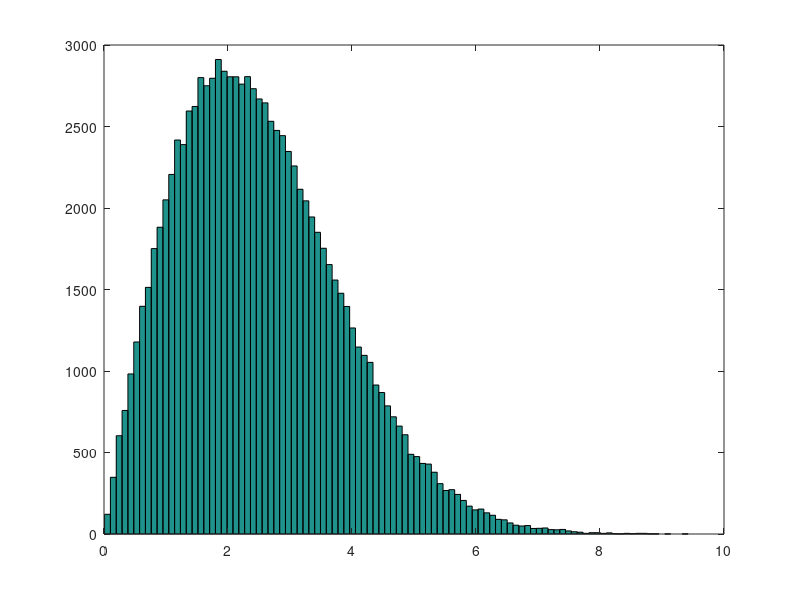

Reproduce this figure in MATLAB.
w=rand(1,100000);% distr unif 0,1
b=2; % el pxi
w=sqrt(-2*b^2*log(1-w));%valores con distri Rayleigh
hist(w,100);
b*sqrt(pi/2); % media teorica
mean(w); %media muestral
((4-pi)*b^2)/2 ; % teórica
var(w);%var muestral
